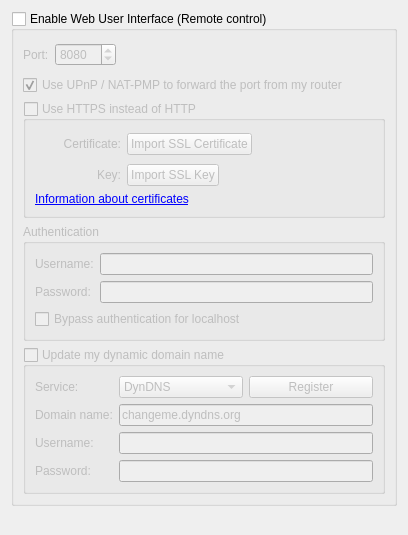
          <widget class="QWidget" name="scrollAreaWidgetContents_7">
           <property name="geometry">
            <rect>
             <x>0</x>
             <y>0</y>
             <width>408</width>
             <height>535</height>
            </rect>
           </property>
           <layout class="QVBoxLayout" name="verticalLayout_23">
            <item>
             <widget class="QGroupBox" name="checkWebUi">
              <property name="title">
               <string>Enable Web User Interface (Remote control)</string>
              </property>
              <property name="checkable">
               <bool>true</bool>
              </property>
              <property name="checked">
               <bool>false</bool>
              </property>
              <layout class="QVBoxLayout" name="verticalLayout_2">
               <item>
                <layout class="QHBoxLayout" name="horizontalLayout_3">
                 <item>
                  <widget class="QLabel" name="lblWebUiPort">
                   <property name="text">
                    <string>Port:</string>
                   </property>
                  </widget>
                 </item>
                 <item>
                  <widget class="QSpinBox" name="spinWebUiPort">
                   <property name="minimum">
                    <number>1</number>
                   </property>
                   <property name="maximum">
                    <number>65535</number>
                   </property>
                   <property name="value">
                    <number>8080</number>
                   </property>
                  </widget>
                 </item>
                 <item>
                  <spacer>
                   <property name="orientation">
                    <enum>Qt::Horizontal</enum>
                   </property>
                   <property name="sizeHint" stdset="0">
                    <size>
                     <width>21</width>
                     <height>29</height>
                    </size>
                   </property>
                  </spacer>
                 </item>
                </layout>
               </item>
               <item>
                <widget class="QCheckBox" name="checkWebUIUPnP">
                 <property name="text">
                  <string>Use UPnP / NAT-PMP to forward the port from my router</string>
                 </property>
                 <property name="checked">
                  <bool>true</bool>
                 </property>
                </widget>
               </item>
               <item>
                <widget class="QGroupBox" name="checkWebUiHttps">
                 <property name="title">
                  <string>Use HTTPS instead of HTTP</string>
                 </property>
                 <property name="checkable">
                  <bool>true</bool>
                 </property>
                 <property name="checked">
                  <bool>false</bool>
                 </property>
                 <layout class="QGridLayout" name="gridLayout_11">
                  <item row="0" column="0">
                   <widget class="QLabel" name="lblSslCertStatus">
                    <property name="minimumSize">
                     <size>
                      <width>22</width>
                      <height>22</height>
                     </size>
                    </property>
                    <property name="maximumSize">
                     <size>
                      <width>22</width>
                      <height>22</height>
                     </size>
                    </property>
                    <property name="text">
                     <string/>
                    </property>
                   </widget>
                  </item>
                  <item row="0" column="1">
                   <widget class="QLabel" name="lblWebUiCrt">
                    <property name="text">
                     <string>Certificate:</string>
                    </property>
                    <property name="alignment">
                     <set>Qt::AlignRight|Qt::AlignTrailing|Qt::AlignVCenter</set>
                    </property>
                   </widget>
                  </item>
                  <item row="0" column="2">
                   <layout class="QHBoxLayout" name="horizontalLayout_4">
                    <item>
                     <widget class="QPushButton" name="btnWebUiCrt">
                      <property name="text">
                       <string>Import SSL Certificate</string>
                      </property>
                     </widget>
                    </item>
                    <item>
                     <spacer name="horizontalSpacer_12">
                      <property name="orientation">
                       <enum>Qt::Horizontal</enum>
                      </property>
                      <property name="sizeHint" stdset="0">
                       <size>
                        <width>138</width>
                        <height>28</height>
                       </size>
                      </property>
                     </spacer>
                    </item>
                   </layout>
                  </item>
                  <item row="1" column="0">
                   <widget class="QLabel" name="lblSslKeyStatus">
                    <property name="minimumSize">
                     <size>
                      <width>22</width>
                      <height>22</height>
                     </size>
                    </property>
                    <property name="maximumSize">
                     <size>
                      <width>22</width>
                      <height>22</height>
                     </size>
                    </property>
                    <property name="text">
                     <string/>
                    </property>
                   </widget>
                  </item>
                  <item row="1" column="1">
                   <widget class="QLabel" name="lblWebUiKey">
                    <property name="text">
                     <string>Key:</string>
                    </property>
                    <property name="alignment">
                     <set>Qt::AlignRight|Qt::AlignTrailing|Qt::AlignVCenter</set>
                    </property>
                   </widget>
                  </item>
                  <item row="1" column="2">
                   <layout class="QHBoxLayout" name="horizontalLayout_5">
                    <item>
                     <widget class="QPushButton" name="btnWebUiKey">
                      <property name="text">
                       <string>Import SSL Key</string>
                      </property>
                     </widget>
                    </item>
                    <item>
                     <spacer name="horizontalSpacer_13">
                      <property name="orientation">
                       <enum>Qt::Horizontal</enum>
                      </property>
                      <property name="sizeHint" stdset="0">
                       <size>
                        <width>40</width>
                        <height>20</height>
                       </size>
                      </property>
                     </spacer>
                    </item>
                   </layout>
                  </item>
                  <item row="2" column="0" colspan="3">
                   <widget class="QLabel" name="lblWebUIInfo">
                    <property name="text">
                     <string>&lt;a href=http://httpd.apache.org/docs/2.2/ssl/ssl_faq.html#aboutcerts&gt;Information about certificates&lt;/a&gt;</string>
                    </property>
                    <property name="openExternalLinks">
                     <bool>true</bool>
                    </property>
                   </widget>
                  </item>
                 </layout>
                </widget>
               </item>
               <item>
                <widget class="QGroupBox" name="groupWebUiAuth">
                 <property name="title">
                  <string>Authentication</string>
                 </property>
                 <layout class="QGridLayout" name="gridLayout_10">
                  <item row="0" column="1" rowspan="3">
                   <widget class="QLineEdit" name="textWebUiUsername">
                    <property name="text">
                     <string/>
                    </property>
                    <property name="maxLength">
                     <number>1000</number>
                    </property>
                    <property name="echoMode">
                     <enum>QLineEdit::Normal</enum>
                    </property>
                   </widget>
                  </item>
                  <item row="3" column="1">
                   <widget class="QLineEdit" name="textWebUiPassword">
                    <property name="text">
                     <string/>
                    </property>
                    <property name="maxLength">
                     <number>1000</number>
                    </property>
                    <property name="echoMode">
                     <enum>QLineEdit::Password</enum>
                    </property>
                   </widget>
                  </item>
                  <item row="4" column="0" colspan="2">
                   <widget class="QCheckBox" name="checkBypassLocalAuth">
                    <property name="text">
                     <string>Bypass authentication for localhost</string>
                    </property>
                   </widget>
                  </item>
                  <item row="0" column="0" rowspan="3">
                   <widget class="QLabel" name="lblWebUiUsername">
                    <property name="text">
                     <string>Username:</string>
                    </property>
                   </widget>
                  </item>
                  <item row="3" column="0">
                   <widget class="QLabel" name="lblWebUiPassword">
                    <property name="text">
                     <string>Password:</string>
                    </property>
                   </widget>
                  </item>
                 </layout>
                </widget>
               </item>
               <item>
                <widget class="QGroupBox" name="checkDynDNS">
                 <property name="title">
                  <string>Update my dynamic domain name</string>
                 </property>
                 <property name="checkable">
                  <bool>true</bool>
                 </property>
                 <property name="checked">
                  <bool>false</bool>
                 </property>
                 <layout class="QFormLayout" name="formLayout_5">
                  <item row="0" column="0">
                   <widget class="QLabel" name="label_19">
                    <property name="text">
                     <string>Service:</string>
                    </property>
                   </widget>
                  </item>
                  <item row="0" column="1">
                   <layout class="QHBoxLayout" name="horizontalLayout_11">
                    <item>
                     <widget class="QComboBox" name="comboDNSService">
                      <item>
                       <property name="text">
                        <string notr="true">DynDNS</string>
                       </property>
                      </item>
                      <item>
                       <property name="text">
                        <string notr="true">No-IP</string>
                       </property>
                      </item>
                     </widget>
                    </item>
                    <item>
                     <widget class="QPushButton" name="registerDNSBtn">
                      <property name="text">
                       <string>Register</string>
                      </property>
                     </widget>
                    </item>
                   </layout>
                  </item>
                  <item row="1" column="0">
                   <widget class="QLabel" name="label_20">
                    <property name="text">
                     <string>Domain name:</string>
                    </property>
                   </widget>
                  </item>
                  <item row="1" column="1">
                   <widget class="QLineEdit" name="domainNameTxt">
                    <property name="text">
                     <string notr="true">changeme.dyndns.org</string>
                    </property>
                   </widget>
                  </item>
                  <item row="2" column="0">
                   <widget class="QLabel" name="label_21">
                    <property name="text">
                     <string>Username:</string>
                    </property>
                   </widget>
                  </item>
                  <item row="2" column="1">
                   <widget class="QLineEdit" name="DNSUsernameTxt">
                    <property name="maxLength">
                     <number>50</number>
                    </property>
                   </widget>
                  </item>
                  <item row="3" column="0">
                   <widget class="QLabel" name="label_22">
                    <property name="text">
                     <string>Password:</string>
                    </property>
                   </widget>
                  </item>
                  <item row="3" column="1">
                   <widget class="QLineEdit" name="DNSPasswordTxt">
                    <property name="maxLength">
                     <number>50</number>
                    </property>
                    <property name="echoMode">
                     <enum>QLineEdit::Password</enum>
                    </property>
                   </widget>
                  </item>
                 </layout>
                </widget>
               </item>
              </layout>
             </widget>
            </item>
            <item>
             <spacer name="verticalSpacer">
              <property name="orientation">
               <enum>Qt::Vertical</enum>
              </property>
              <property name="sizeHint" stdset="0">
               <size>
                <width>20</width>
                <height>40</height>
               </size>
              </property>
             </spacer>
            </item>
           </layout>
          </widget>
